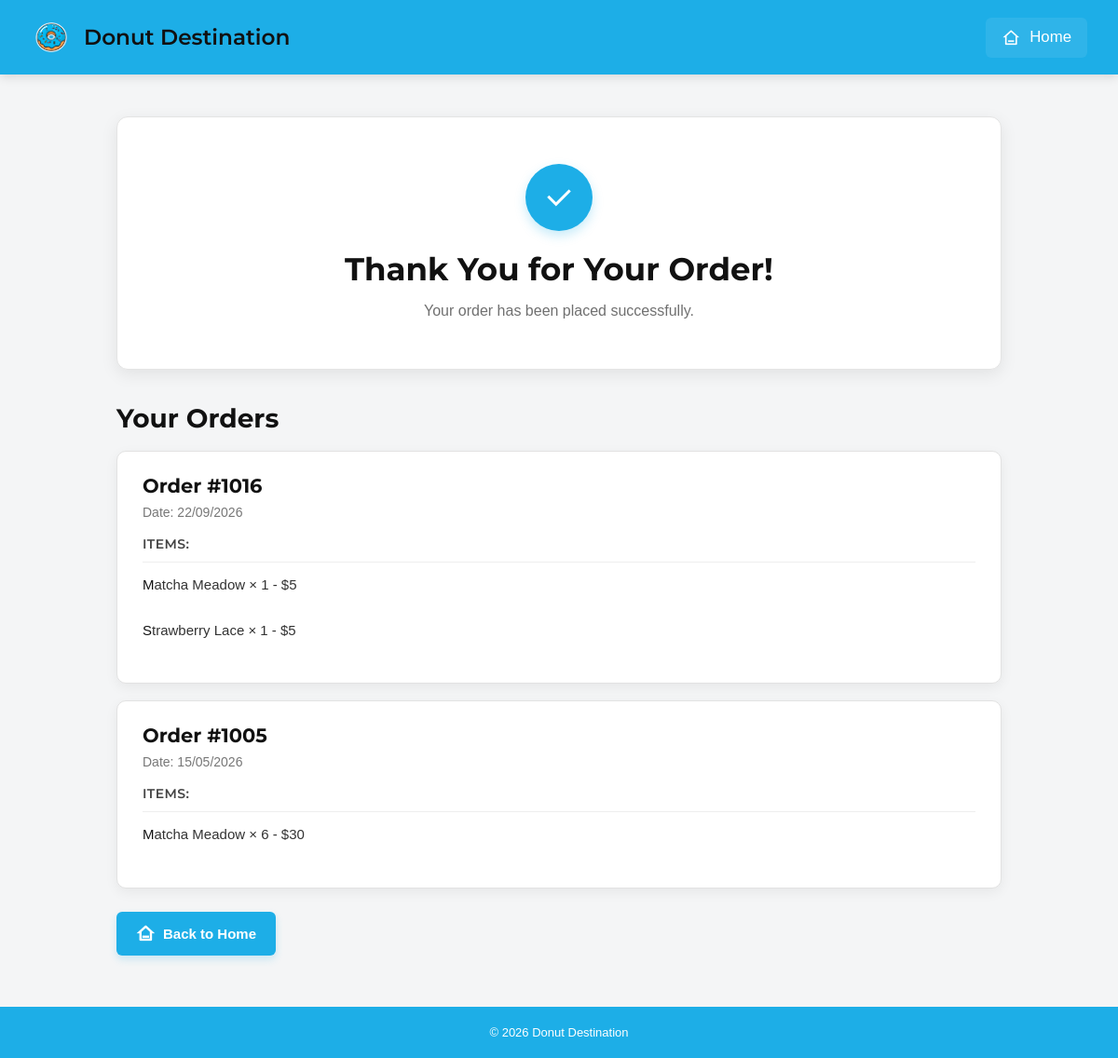
/thankyou (signed in), run on the app's committed database.
### tables this page shows
CREATE TABLE Order_items (order_item_id int, order_id int, product_id int, quantity int, purchase_price decimal, PRIMARY KEY (order_item_id), FOREIGN KEY (product_id) REFERENCES Products (product_id));

CREATE TABLE Orders (order_id int, user_id int, order_date date, total_price decimal, PRIMARY KEY (order_id), FOREIGN KEY (user_id) REFERENCES Users (user_id));

CREATE TABLE Products (product_id int UNIQUE, product_name varchar (255), product_type varchar (255), price decimal, PRIMARY KEY (product_id));

### Designated_Donut.py (the view)
@designated_donut.route("/thankyou")
def thankyou_page():
    if "user_id" not in session:
        return redirect(url_for("login_page"))
    user_id = session["user_id"]
    conn = sqlite3.connect(DATABASE)
    c = conn.cursor()
    orders = c.execute("""
        SELECT
            Orders.order_id,
            Orders.order_date,
            Products.product_name,
            Products.price,
            Order_Items.quantity
        FROM Orders
        JOIN Order_Items
        ON Orders.order_id = Order_Items.order_id
        JOIN Products
        ON Order_Items.product_id = Products.product_id
        WHERE Orders.user_id = ?
        ORDER BY Orders.order_id DESC
    """, (user_id,)).fetchall()
    conn.close()
    return render_template(
        "thankyou.html",
        orders=orders
    )

### templates/thankyou.html (shortened to what this page needs)
<!DOCTYPE html>
<html lang="en">
<head>
    <link rel="stylesheet" href="/static/thankyou.css">
    <link href="https://cdn.jsdelivr.net/npm/remixicon@4.9.0/fonts/remixicon.css" rel="stylesheet" />
</head>
<body>
    <div class="top-navigation-container-bar">
        <div class="left-side-container-box-for-logo">
            <img
                src="/static/images/Donut_Icon_Logo.png"
                alt="Donut Destination Icon">
            <span class="logo-title-text">
                Donut Destination
            </span>
        </div>
        <div class="right-side-nav-options">
            <div>
                <a class="home-page-action-btn" href="{{ url_for('home_page') }}">
                    <i class="ri-home-3-line"></i>
                    <span class="btn-content-text">Home</span>
                </a>
            </div>
        </div>
    </div>
    <main class="thank-you-page">
        <div class="thank-you-box">
            <div class="success-icon">
                <i class="ri-check-line"></i>
            </div>
            <h1>Thank You for Your Order!</h1>
            <p>Your order has been placed successfully.</p>
        </div>
        <section class="orders-section">
            <h2>Your Orders</h2>
            {% if orders %}
                <div class="orders-container">
                    {% for order in orders %}
                    {% if loop.first or order[0] != orders[loop.index0 - 1][0] %}
                        <div class="order-box">
                            <h2>Order #{{ order[0] }}</h2>
                            <p>Date: {{ order[1] }}</p>
                            <h3>Items:</h3>
                    {% endif %}
                            <p>
                                {{ order[2] }}
                                × {{ order[4] }}
                                - ${{ order[3] * order[4] }}
                            </p>
                    {% if loop.last or order[0] != orders[loop.index0 + 1][0] %}
                        </div>
                    {% endif %}
                {% endfor %}
                </div>
            {% endif %}
            <a href="{{ url_for('home_page') }}" class="back-home">
                <i class="ri-home-3-line"></i>
                Back to Home
            </a>
        </section>
    </main>
    <footer>
        <p>© 2026 Donut Destination</p>
    </footer>
</body>
</html>

### static/thankyou.css (style rules this page uses)
html { overscroll-behavior-y: none; }
* { padding: 0; margin: 0; box-sizing: border-box; }
body { background-color: #f4f5f6; min-height: 100vh; width: 100%; font-family: Arial, Helvetica, sans-serif; color: #111; display: flex; flex-direction: column; }
.top-navigation-container-bar { background-color: #1daee7; padding: 10px 25px; display: flex; justify-content: space-between; align-items: center; height: 80px; box-shadow: 0 3px 10px rgba(0, 0, 0, 0.12); }
.left-side-container-box-for-logo { width: fit-content; height: 100%; display: flex; justify-content: flex-start; align-items: center; flex-direction: row; gap: 5px; }
.left-side-container-box-for-logo img { width: 60px; height: 60px; cursor: pointer; -webkit-user-drag: none; -moz-window-dragging: none; }
.logo-title-text { font-size: 1.45rem; font-family: Montserrat, sans-serif; font-weight: 600; cursor: pointer; user-select: none; }
.right-side-nav-options { width: fit-content; height: 100%; display: flex; justify-content: flex-end; align-items: center; padding: 0 8px; }
.home-page-action-btn { width: fit-content; height: 70%; display: flex; justify-content: center; align-items: center; background-color: rgba(255, 255, 255, 0.08); border-radius: 6px; padding: 10px 16px; gap: 10px; cursor: pointer; border: 1px solid transparent; transition: background-color 0.25s ease, border 0.25s ease, transform 0.2s ease; text-decoration: none; color: white; }
.ri-home-3-line { font-size: 1.2rem; color: #ffffff; }
.btn-content-text { font-size: 1.05rem; font-family: Verdana, Geneva, Tahoma, sans-serif; color: #ffffff; }
.thank-you-page { width: 90%; max-width: 950px; margin: 45px auto 55px; flex: 1; }
.thank-you-box { background-color: white; text-align: center; padding: 50px 30px; border-radius: 12px; border: 1px solid #e4e4e4; box-shadow: 0 5px 18px rgba(0, 0, 0, 0.08); margin-bottom: 35px; }
.success-icon { width: 72px; height: 72px; margin: 0 auto 20px; background-color: #1daee7; color: white; border-radius: 50%; display: flex; align-items: center; justify-content: center; box-shadow: 0 5px 12px rgba(29, 174, 231, 0.25); }
.success-icon i { font-size: 36px; }
.thank-you-box h1 { font-family: Montserrat, sans-serif; font-size: 34px; font-weight: 700; margin-bottom: 12px; }
.thank-you-box p { font-size: 16px; color: #707070; line-height: 1.5; }
.orders-section { width: 100%; }
.orders-section > h2 { font-family: Montserrat, sans-serif; font-size: 28px; font-weight: 700; margin-bottom: 18px; }
.orders-container { display: flex; flex-direction: column; gap: 18px; }
.order-box { background-color: white; border: 1px solid #e2e2e2; border-radius: 10px; padding: 24px 27px; box-shadow: 0 4px 14px rgba(0, 0, 0, 0.06); transition: box-shadow 0.25s ease, transform 0.2s ease; }
.order-box h2 { font-family: Montserrat, sans-serif; font-size: 21px; font-weight: 700; color: #111; margin-bottom: 8px; }
.order-box > p { font-size: 14px; color: #777; margin-bottom: 17px; }
.order-box h3 { font-family: Montserrat, sans-serif; font-size: 14px; font-weight: 600; color: #444; text-transform: uppercase; letter-spacing: 0.4px; padding-bottom: 10px; margin-bottom: 8px; border-bottom: 1px solid #eeeeee; }
.order-box h3 + p, .order-box h3 ~ p { font-size: 15px; color: #333; line-height: 1.7; padding: 3px 0; }
.order-box h3 ~ p::first-letter { color: #111; }
.back-home { display: inline-flex; align-items: center; justify-content: center; gap: 9px; margin-top: 25px; background-color: #1daee7; color: white; text-decoration: none; padding: 13px 21px; border-radius: 6px; font-size: 15px; font-weight: 600; box-shadow: 0 4px 9px rgba(29, 174, 231, 0.20); transition: background-color 0.25s ease, transform 0.2s ease, box-shadow 0.2s ease; }
footer { background-color: #1daee7; color: white; text-align: center; padding: 20px; font-size: 13px; margin-top: auto; }
footer p { margin: 0; }

### data on the page
Order_items: order_id "1016", order_date "22/09/2026", product_name "Matcha Meadow", quantity "1", order[3]*order[4] "5", product_name "Strawberry Lace"
Order_items: order_id "1005", order_date "15/05/2026", product_name "Matcha Meadow", quantity "6", order[3]*order[4] "30"
